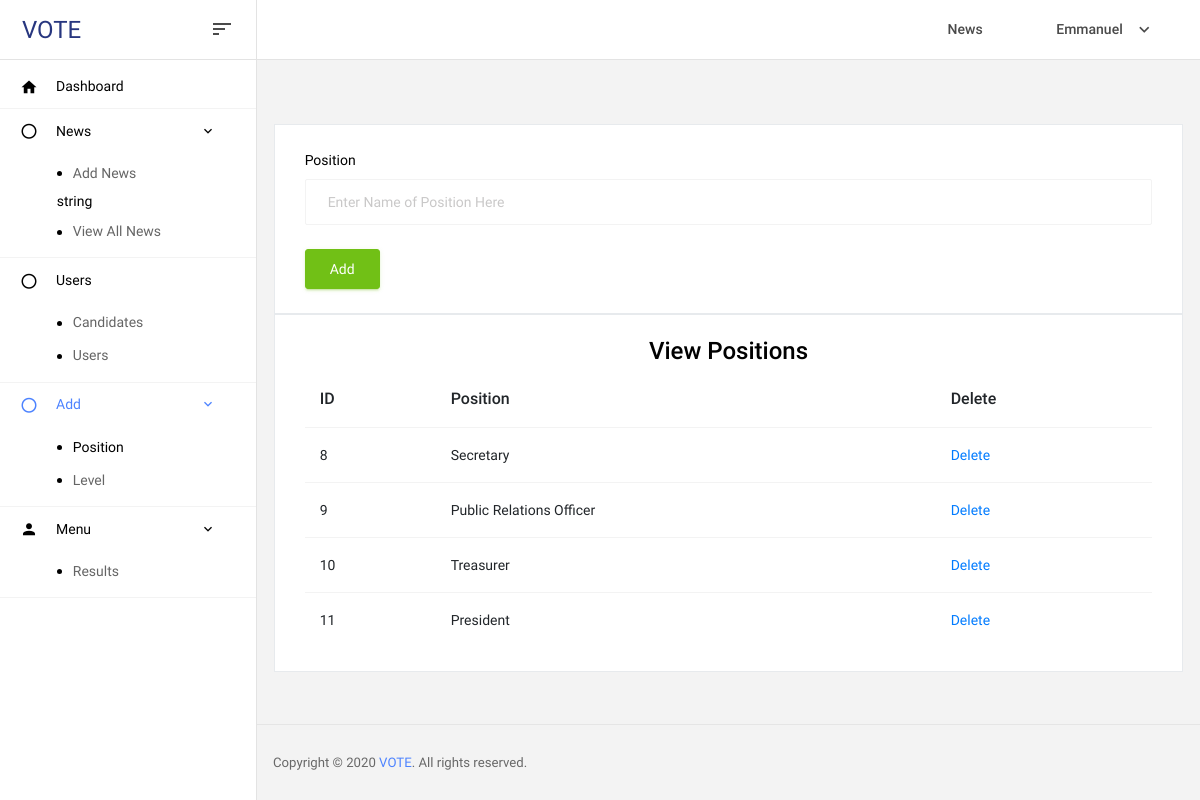
The app's page /admin/positions.php (signed in) with its own data.
### tables this page shows
CREATE TABLE `position` (
  `id` int(11) NOT NULL,
  `name` varchar(70) NOT NULL
);

### admin/positions.php (the view, shortened to what this page needs)
<?php include "includes/header.php";?>
<?php include "includes/sidebar.php";?>
      <div class="main-panel">
        <div class="content-wrapper">
          <div class="row">
          </div>
          <div class="row">
            <div class="col-md-12">
              <div class="card">
                <div class="card-body">
                  <form action="positions.php" method="post">
                    <div class="form-group">
                      <label for="exampleFormControlInput1"> Position </label>
                      <input type="text" class="form-control" id="position_name" name="name" placeholder="Enter Name of Position Here">
                    </div>
                    <button class="btn btn-success" type="submit" name="submit">Add</button>
                  </form>
                </div>
              </div>
            </div>
            <div class="col-md-12">
              <div class="card">
                <div class="card-body">
                  <h3 class="text-center">View Positions</h3>
                  <table class="table table-hover">
                    <thead>
                      <tr>
                        <th>ID</th>
                        <th>Position</th>
                        <th>Delete</th>
                      </tr>
                    </thead>
                    <tbody>
                      <?php
                        $sql = "SELECT * FROM position";
                        $select_postions = mysqli_query($connection, $sql);
                        while($row = mysqli_fetch_assoc($select_postions)) {
                          $position_name = $row['name'];
                          $position_id = $row['id'];
                          ?>
                      <tr>
                        <td><?php echo $position_id;?></td>
                        <td><?php echo $position_name;?></td>
                        <td><a href="positions.php?delete=<?php echo $position_id;?>">Delete</a></td>
                      </tr>
                      <?php } ?>
                    </tbody>
                  </table>
                </div>
              </div>
            </div>
          </div>
        </div>
        <?php include "includes/footer.php";?>

### records on screen
position: id "8", name "Secretary"
position: id "9", name "Public Relations Officer"
position: id "10", name "Treasurer"
position: id "11", name "President"

### other values on screen
$_SESSION['user'] "Emmanuel"
